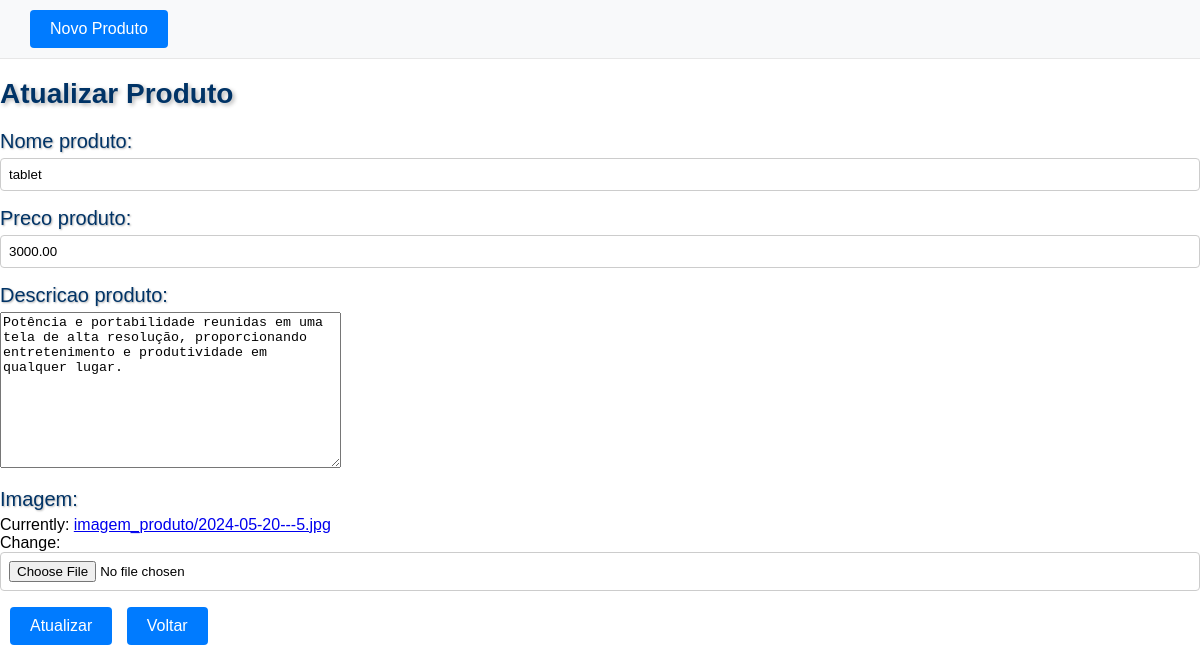
The page /produto/atualizar/5/ on the database its author committed.
### LoginDjango/models.py (models this page shows, shortened)
class Produto(models.Model):
    nome_produto = models.CharField(max_length=255)
    preco_produto = models.DecimalField(max_digits=10, decimal_places=2)
    descricao_produto = models.TextField()

class Imagem(models.Model):
    imagem = models.ImageField(upload_to="imagem_produto")
    produto = models.ForeignKey(Produto, on_delete=models.CASCADE)

### LoginDjango/views.py (the view)
# urls.py: path('produto/atualizar/<int:produto_id>/', views.atualizar_produto, name='atualizar_produto'),
def atualizar_produto(request, produto_id):
    produto = get_object_or_404(Produto, id=produto_id)
    imagem_produto = produto.imagem_set.first()
    if request.method == 'POST':
        produto_form = ProdutoForm(request.POST, instance=produto)
        imagem_form = ImagemForm(request.POST, request.FILES, instance=imagem_produto)
        if produto_form.is_valid() and imagem_form.is_valid():
            produto_form.save()
            imagem = imagem_form.save(commit=False)
            imagem.produto = produto
            imagem.save()
            messages.success(request, f'Produto "{produto.nome_produto}" atualizado com sucesso!')
            return redirect('login_sucesso')
    else:
        produto_form = ProdutoForm(instance=produto)
        imagem_form = ImagemForm(instance=imagem_produto)
    return render(request, 'atualizar_produto.html', {'produto_form': produto_form, 'imagem_form': imagem_form})

### LoginDjango/forms.py
class ProdutoForm(forms.ModelForm):
    class Meta:
        model = Produto
        fields = ['nome_produto', 'preco_produto', 'descricao_produto']

class ImagemForm(forms.ModelForm):
    class Meta:
        model = Imagem
        fields = ['imagem']

### LoginDjango/templates/atualizar_produto.html (shortened to what this page needs)
{% extends 'base.html' %}
{% block conteudo %}
    <h1>Atualizar Produto</h1>
    <form method="post" enctype="multipart/form-data">
        {{ produto_form.as_p }}
        {{ imagem_form.as_p }}
        <button type="submit" class="btn btn-secondary">Atualizar</button>
        <a href="{% url 'login_sucesso' %}" class="btn btn-secondary">Voltar</a>
    </form>
{% endblock %}

### staticFiles/estilo.css (style rules this page uses)
body { margin: 0; font-family: Arial, sans-serif; }
.btn { display: inline-block; padding: 8px 16px; font-size: 16px; text-align: center; cursor: pointer; text-decoration: none; color: #fff; background-color: #90ee90; border: none; border-radius: 4px; margin-left: 10px; }
label { display: block; margin-bottom: 5px; }
input { width: 100%; padding: 8px; box-sizing: border-box; border: 1px solid #ccc; border-radius: 4px; }
.btn { display: inline-block; padding: 10px 20px; font-size: 16px; text-align: center; cursor: pointer; text-decoration: none; color: #fff; background-color: #007bff; border: none; border-radius: 4px; }
label { font-size: 20px; color: #003366; text-shadow: 1px 1px 2px rgba(0, 0, 0, 0.3); display: block; margin-bottom: 5px; }
h1 { font-size: 28px; margin-bottom: 20px; color: #003366; text-shadow: 2px 2px 4px rgba(0, 0, 0, 0.3); }

### rows shown on the page
Produto: nome_produto "tablet", preco_produto "3000.00", descricao_produto "Potência e portabilidade reunidas em uma tela de alta resolução, proporcionando entretenimento e produtividade em qualquer lugar."
